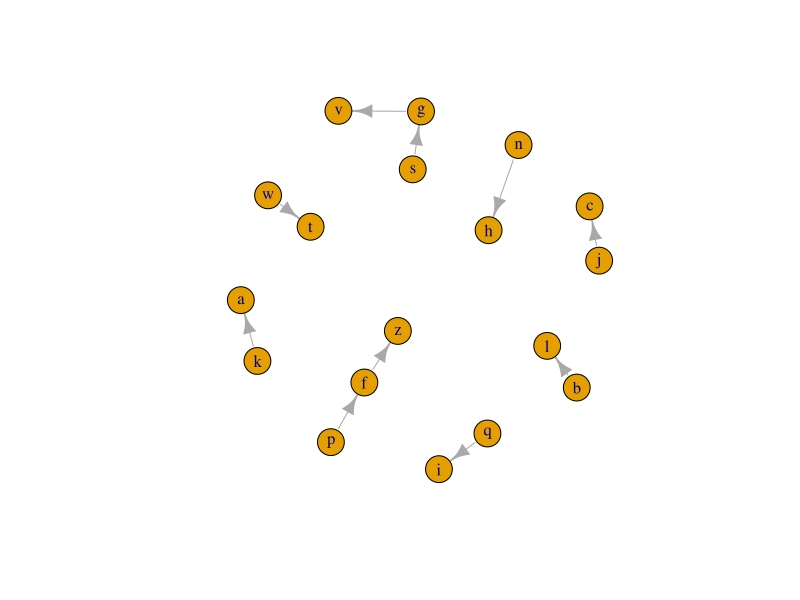
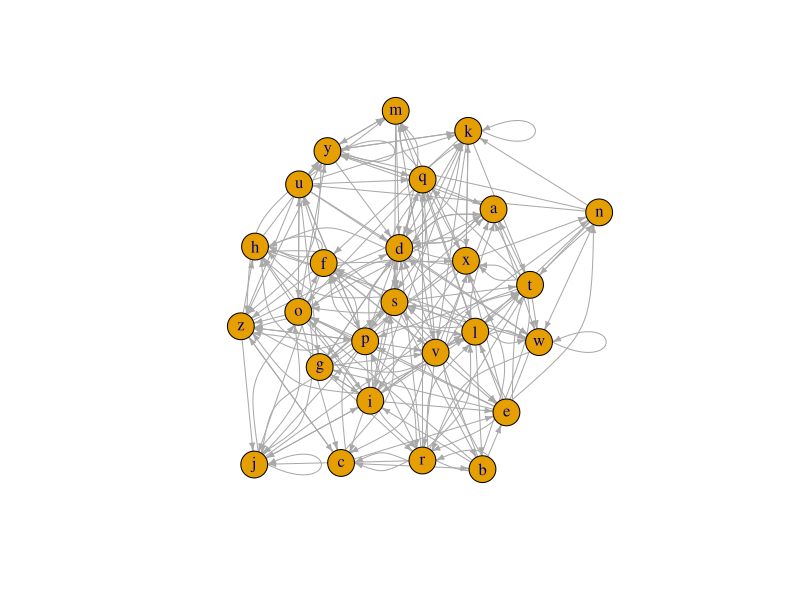
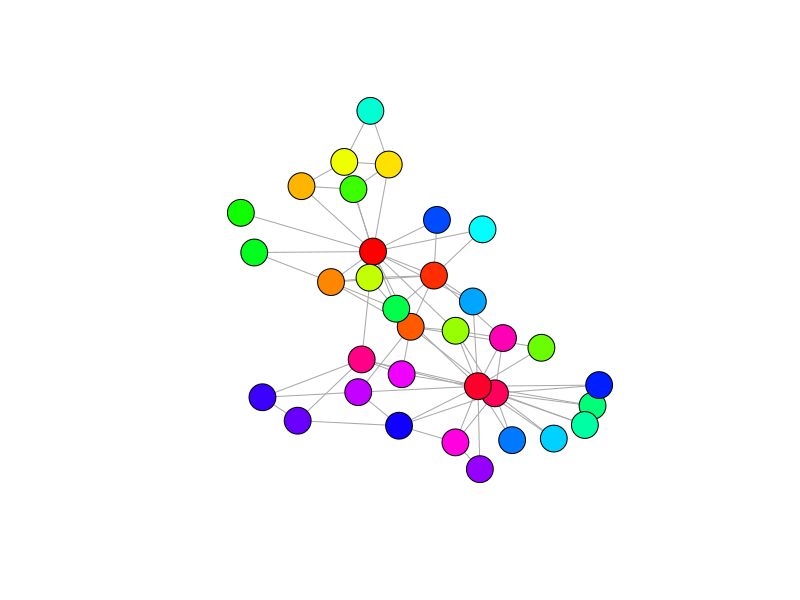
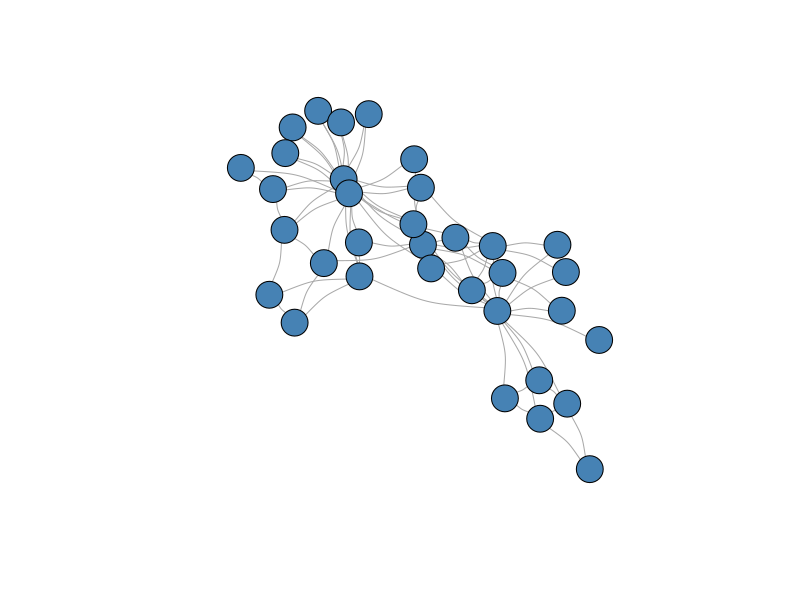
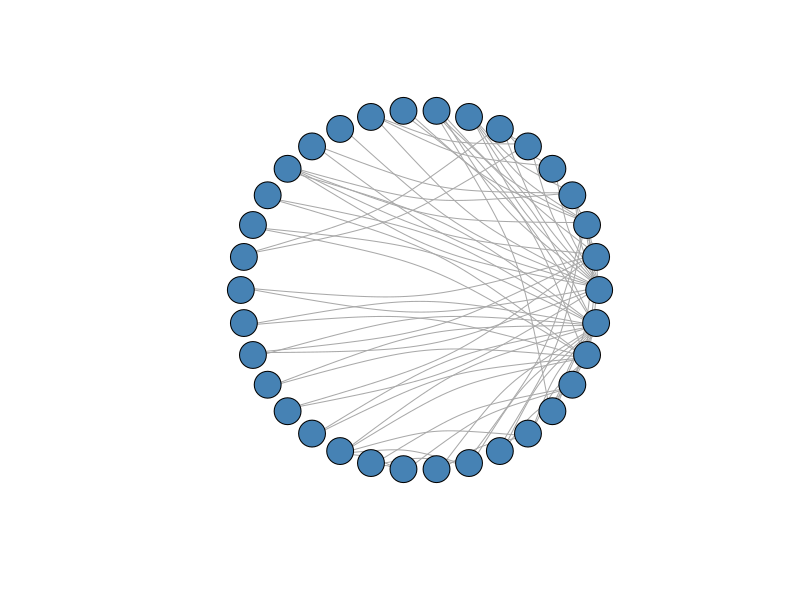
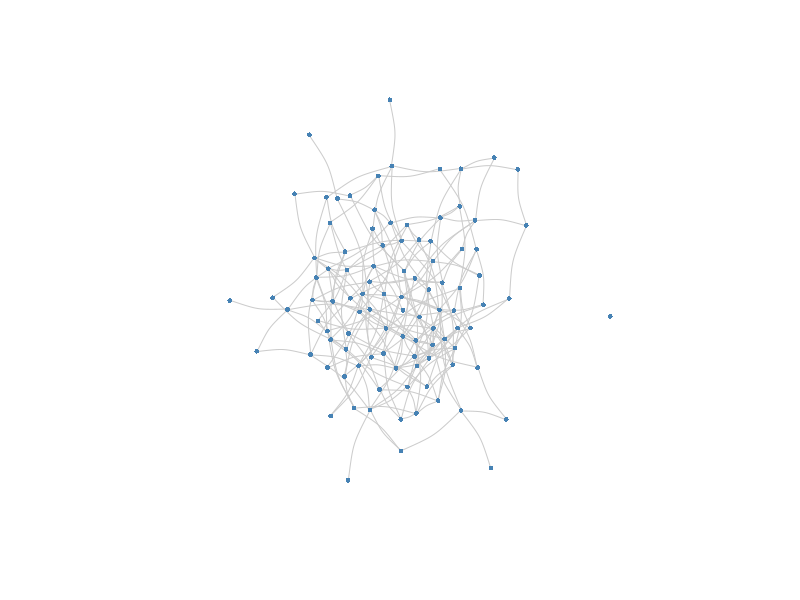
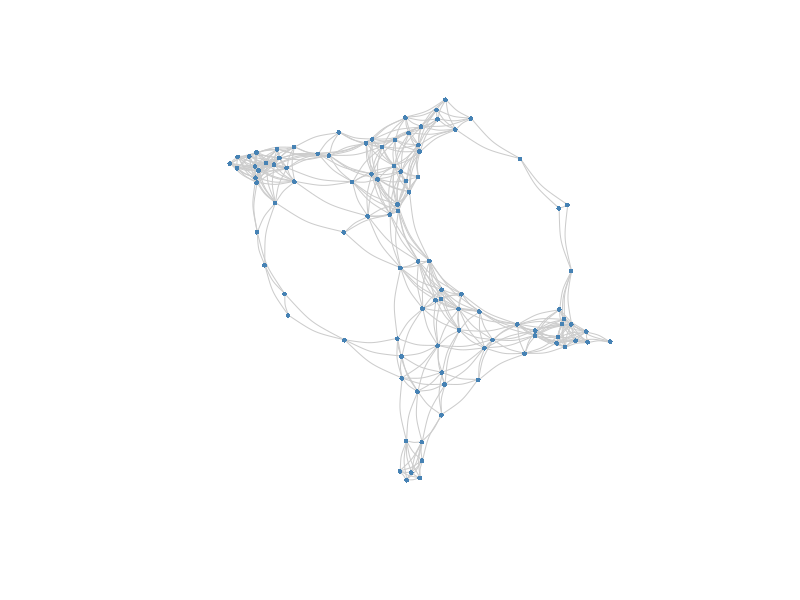
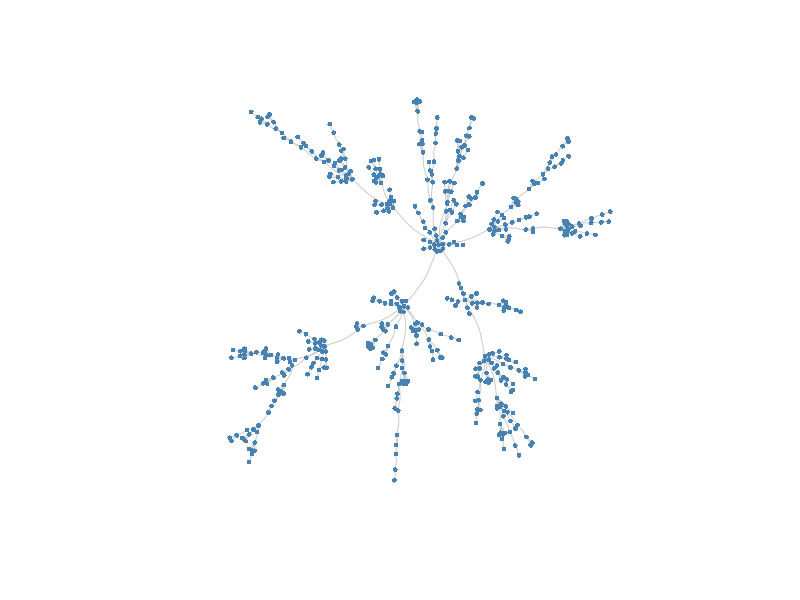

The R script that drew these images, in order:
library(igraph)
library(ggplot2)
library(RColorBrewer)

g <- make_empty_graph()
summary(g)

g <- make_graph(edges = c(1, 2, 3, 4, 5, 6), n = 8, directed = TRUE)
summary(g)

is_directed(g)

g <- make_graph(~ 1--2,2--3,3--4,4--5,5--6,6--1,4,5,6,7,8)
get.edgelist(g)
get.adjacency(g)
as.matrix(get.adjacency(g))

laplacian_matrix(g)
laplacian_matrix(g,normalized = TRUE)
#colSums(laplacian_matrix(g,normalized = TRUE)) #sparse matrix doesn't work
colSums(laplacian_matrix(g,normalized = TRUE, sparse = FALSE))
colSums(as.matrix(laplacian_matrix(g,normalized = TRUE)))
colSums(as.matrix(laplacian_matrix(g,normalized = FALSE)))

V(g) # information about vertices
vcount(g)
V(g)$name
V(g)$label
V(g)$label <- letters[1:vcount(g)]
V(g)$color <- rainbow(vcount(g))
V(g)$color
g2<-add_vertices(g,3)
V(g2)$name #it doesnt't know the names of the last two
V(g2)$name <- 1:vcount(g2)
g3<-delete_vertices(g2,10)

ecount(g) #count edges
E(g)$weight
E(g)$weight<- rpois(ecount(g),2) #generatore numeri poissoniani
E(g)$weight<- rpois(ecount(g),2)+1

g<-add_edges(g, edges=c(2,7, 3,1)) #one way of adding edges
g<-g+edges(c(7,8)) #another way of adding edges
g<-g-edges(c(7,8)) #to delete an edge
delete_edges(g, c(1,2))
g


set.seed(12345)
my_edges<-data.frame(from=sample(letters,10), to=sample(letters,10), weight=runif(10) )
g<-graph_from_data_frame(my_edges, directed=T)
V(g)$name
plot(g)

n=200
my_edges<-data.frame(from=sample(letters,n, replace=T), to=sample(letters,n, replace=T), weight=runif(n) )
g<-graph_from_data_frame(my_edges, directed=T)
plot(g, edge_width=E(g)$weight, edge.arrow.size=0.4)

g<-make_graph("Zachary")
plot(g, vertex.color=rainbow(vcount(g)), vertex.label=NA)
plot(g, vertex.color="steelblue", vertex.label=NA, edge.curved=0.2)
lay<-layout_in_circle(g)
plot(g, vertex.color="steelblue", vertex.label=NA, edge.curved=0.2, layout=lay)
lay<-layout_with_kk(g) #reduce the overlap between nodes, nodes spread as much as possible
lay<-layout_with_fr(g) 

N<-100
g<-erdos.renyi.game(N, p=log(N)/N, directed=F)
lay<-layout_with_fr(g)
plot(g, vertex.color="steelblue", vertex.label=NA, edge.curved=0.2, layout=lay, vertex.size=2.5, edge.color="gray80", vertex.frame.color=NA)

g<-sample_grg(N, radius=0.2)
lay<-layout_with_fr(g)
plot(g, vertex.color="steelblue", vertex.label=NA, edge.curved=0.2, layout=lay, vertex.size=2.5, edge.color="gray80", vertex.frame.color=NA)

N<-500
g<-barabasi.game(N, m=1, directed=FALSE)
lay<-layout_with_fr(g)
plot(g, vertex.color="steelblue", vertex.label=NA, edge.curved=0.2, layout=lay, vertex.size=2.5, edge.color="gray80", vertex.frame.color=NA)

g<-barabasi.game(N, m=2, directed=FALSE)
lay<-layout_with_fr(g)
plot(g, vertex.color="steelblue", vertex.label=NA, edge.curved=0.2, layout=lay, vertex.size=2.5, edge.color="gray80", vertex.frame.color=NA)

degree(g)
plot(g, vertex.color="steelblue", vertex.label=NA, edge.curved=0.2, layout=lay, vertex.size=log(degree(g)), edge.color="gray80", vertex.frame.color=NA)

N<-1000
OM<-matrix(0.0003,ncol=4,nrow=4)
diag(OM)<-0.03
g<-sample_sbm(N, pref.matrix=OM, block.sizes = c(200,200,300,300))
lay<-layout_with_fr(g)
plot(g, vertex.color="steelblue", vertex.label=NA, edge.curved=0.2, layout=lay, vertex.size=4*log10(degree(g)), edge.color="gray80", vertex.frame.color=NA)